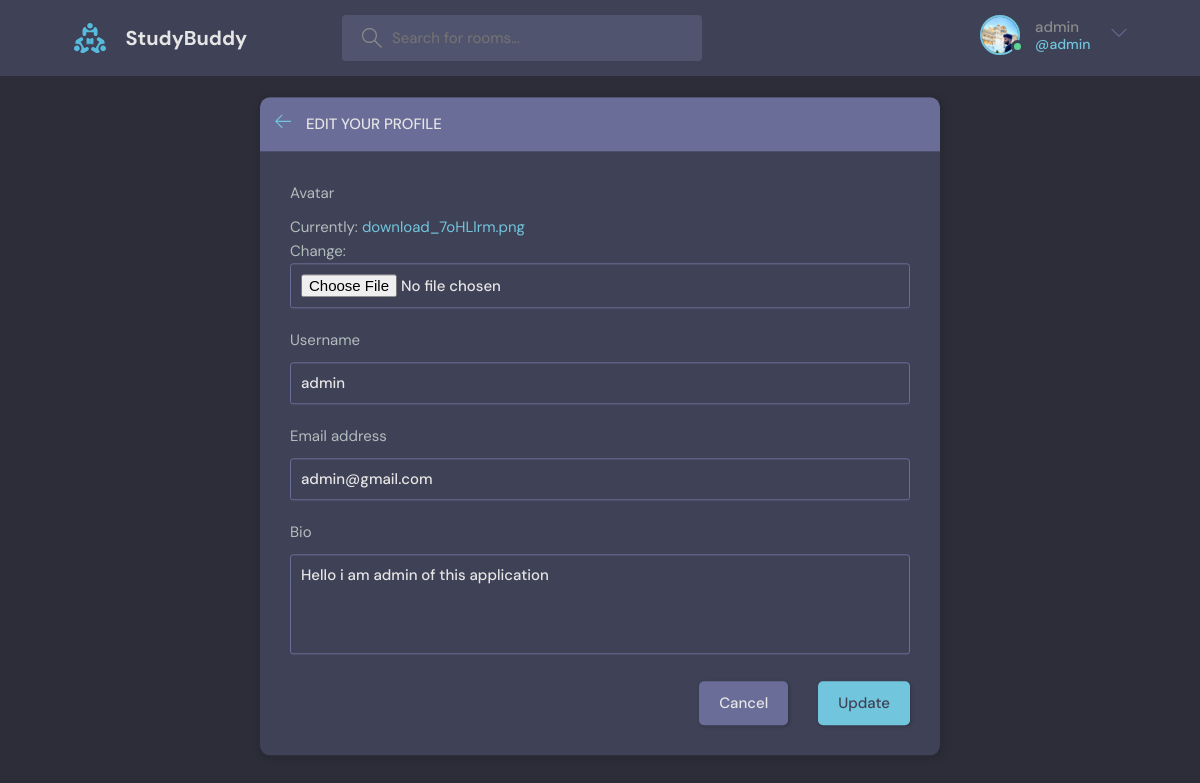
The page /update_user (signed in) on the database its author committed.
### base/models.py (models this page shows)
class User(AbstractUser):
    bio = models.TextField(null=True)
    avatar = models.ImageField(null=True,default="avatar.svg")

### base/views.py (the view)
# urls.py: path('update_user',views.updateUser,name="update_user"),
@login_required(login_url="login")
def updateUser(request):
    user = request.user
    form = UserForm(instance=user)
    if request.method == "POST":
        form = UserForm(request.POST,request.FILES,instance=user)
        form.save()
        return redirect("user_profile",pk=user.id)
    context = {"form":form}
    return render(request,"base/update_user.html",context)

### base/forms.py
class UserForm(ModelForm):
    class Meta:
        model = User
        fields = ['avatar','username','email','bio']

### base/templates/base/update_user.html (shortened to what this page needs)
{% extends 'main.html'%}
{% block content %}
    <main class="update-account layout">
        <div class="container">
            <div class="layout__box">
                <div class="layout__boxHeader">
                    <div class="layout__boxTitle">
                        <a href="{% url 'user_profile' request.user.id %}">
                            <svg version="1.1" xmlns="http://www.w3.org/2000/svg" width="32" height="32"
                                viewBox="0 0 32 32">
                                <title>arrow-left</title>
                                <path
                                    d="M13.723 2.286l-13.723 13.714 13.719 13.714 1.616-1.611-10.96-10.96h27.625v-2.286h-27.625l10.965-10.965-1.616-1.607z">
                                </path>
                            </svg>
                        </a>
                        <h3>Edit your profile</h3>
                    </div>
                </div>
                <div class="layout__body">
                    <form class="form" action="" method="POST" enctype="multipart/form-data">
                      {% for field in form %}
                        <div class="form__group">
                            <label for="profile_pic">{{ field.label }}</label>
                              {{ field }}
                        </div>
                      {% endfor %}
                        <div class="form__action">
                            <a class="btn btn--dark" href="{{request.META.HTTP_REFERER}}">Cancel</a>
                            <button class="btn btn--main" type="submit">Update</button>
                        </div>
                    </form>
                </div>
            </div>
        </div>
    </main>
{% endblock %}

### templates/navbar.html (shortened to what this page needs)
{% load static %}
<header class="header header--loggedIn">
    <div class="container">
      <a href="{% url 'home'%}" class="header__logo">
        <img src="{% static 'images/logo.svg' %}" />
        <h1>StudyBuddy</h1>
      </a>
      <form class="header__search" method="GET" action="{% url 'home'%}">
        <label>
          <input name="q" placeholder="Search for rooms..." />
        </label>
      </form>
      <nav class="header__menu">
        {% if request.user.is_authenticated %}
        <div class="header__user">
          <a href="{% url 'user_profile' request.user.id %}">
            <div class="avatar avatar--medium active">
              <img src="{{ request.user.avatar.url }}" />
            </div>
            <p>{{request.user.username}}<span>@{{request.user.username}}</span></p>
          </a>
          <button class="dropdown-button">
            <svg version="1.1" xmlns="http://www.w3.org/2000/svg" width="32" height="32" viewBox="0 0 32 32">
              <title>chevron-down</title>
              <path d="M16 21l-13-13h-3l16 16 16-16h-3l-13 13z"></path>
            </svg>
          </button>
        </div>
        {% else %}
        <a href="{% url 'login' %}">
          <img src="{% static 'images/avatar.svg' %}" />
          <p>Login</p>
        </a>
        {% endif %}
      </nav>
    </div>
  </header>

### rows shown on the page
User: user.avatar (picture), user.username "admin", form "admin" "admin@gmail.com" "Hello i am admin of this application"

### other values the page prints
{{ field.label }} "Avatar" "Username" "Email address" "Bio"
